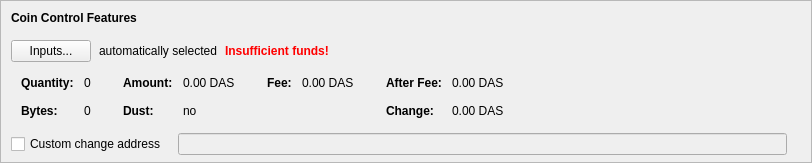
    <widget class="QFrame" name="frameCoinControl">
     <property name="sizePolicy">
      <sizepolicy hsizetype="Expanding" vsizetype="Expanding">
       <horstretch>0</horstretch>
       <verstretch>0</verstretch>
      </sizepolicy>
     </property>
     <property name="maximumSize">
      <size>
       <width>16777215</width>
       <height>16777215</height>
      </size>
     </property>
     <property name="frameShape">
      <enum>QFrame::StyledPanel</enum>
     </property>
     <property name="frameShadow">
      <enum>QFrame::Sunken</enum>
     </property>
     <layout class="QVBoxLayout" name="verticalLayoutCoinControl2">
      <property name="spacing">
       <number>0</number>
      </property>
      <property name="leftMargin">
       <number>0</number>
      </property>
      <property name="topMargin">
       <number>0</number>
      </property>
      <property name="rightMargin">
       <number>0</number>
      </property>
      <property name="bottomMargin">
       <number>6</number>
      </property>
      <item>
       <layout class="QVBoxLayout" name="verticalLayoutCoinControl" stretch="0,0,0,0,1">
        <property name="spacing">
         <number>0</number>
        </property>
        <property name="leftMargin">
         <number>10</number>
        </property>
        <property name="topMargin">
         <number>10</number>
        </property>
        <item>
         <layout class="QHBoxLayout" name="horizontalLayoutCoinControl1">
          <property name="bottomMargin">
           <number>15</number>
          </property>
          <item>
           <widget class="QLabel" name="labelCoinControlFeatures">
            <property name="sizePolicy">
             <sizepolicy hsizetype="Preferred" vsizetype="Maximum">
              <horstretch>0</horstretch>
              <verstretch>0</verstretch>
             </sizepolicy>
            </property>
            <property name="font">
             <font>
              <weight>75</weight>
              <bold>true</bold>
             </font>
            </property>
            <property name="styleSheet">
             <string notr="true">font-weight:bold;</string>
            </property>
            <property name="text">
             <string>Coin Control Features</string>
            </property>
           </widget>
          </item>
         </layout>
        </item>
        <item>
         <layout class="QHBoxLayout" name="horizontalLayoutCoinControl2" stretch="0,0,0,0">
          <property name="spacing">
           <number>8</number>
          </property>
          <property name="bottomMargin">
           <number>10</number>
          </property>
          <item>
           <widget class="QPushButton" name="pushButtonCoinControl">
            <property name="styleSheet">
             <string notr="true"/>
            </property>
            <property name="text">
             <string>Inputs...</string>
            </property>
            <property name="autoDefault">
             <bool>false</bool>
            </property>
           </widget>
          </item>
          <item>
           <widget class="QLabel" name="labelCoinControlAutomaticallySelected">
            <property name="text">
             <string>automatically selected</string>
            </property>
            <property name="margin">
             <number>5</number>
            </property>
           </widget>
          </item>
          <item>
           <widget class="QLabel" name="labelCoinControlInsuffFunds">
            <property name="font">
             <font>
              <weight>75</weight>
              <bold>true</bold>
             </font>
            </property>
            <property name="styleSheet">
             <string notr="true">color:red;font-weight:bold;</string>
            </property>
            <property name="text">
             <string>Insufficient funds!</string>
            </property>
            <property name="margin">
             <number>5</number>
            </property>
           </widget>
          </item>
          <item>
           <spacer name="horizontalSpacerCoinControl">
            <property name="orientation">
             <enum>Qt::Horizontal</enum>
            </property>
            <property name="sizeHint" stdset="0">
             <size>
              <width>40</width>
              <height>1</height>
             </size>
            </property>
           </spacer>
          </item>
         </layout>
        </item>
        <item>
         <widget class="QWidget" name="widgetCoinControl" native="true">
          <property name="sizePolicy">
           <sizepolicy hsizetype="Preferred" vsizetype="Preferred">
            <horstretch>0</horstretch>
            <verstretch>0</verstretch>
           </sizepolicy>
          </property>
          <property name="minimumSize">
           <size>
            <width>0</width>
            <height>0</height>
           </size>
          </property>
          <property name="styleSheet">
           <string notr="true"/>
          </property>
          <layout class="QHBoxLayout" name="horizontalLayoutCoinControl5">
           <property name="leftMargin">
            <number>0</number>
           </property>
           <property name="topMargin">
            <number>0</number>
           </property>
           <property name="rightMargin">
            <number>0</number>
           </property>
           <property name="bottomMargin">
            <number>0</number>
           </property>
           <item>
            <layout class="QHBoxLayout" name="horizontalLayoutCoinControl3" stretch="0,0,0,1">
             <property name="spacing">
              <number>20</number>
             </property>
             <property name="topMargin">
              <number>0</number>
             </property>
             <property name="bottomMargin">
              <number>10</number>
             </property>
             <item>
              <layout class="QFormLayout" name="formLayoutCoinControl1">
               <property name="horizontalSpacing">
                <number>10</number>
               </property>
               <property name="verticalSpacing">
                <number>14</number>
               </property>
               <property name="leftMargin">
                <number>10</number>
               </property>
               <property name="topMargin">
                <number>4</number>
               </property>
               <property name="rightMargin">
                <number>6</number>
               </property>
               <item row="0" column="0">
                <widget class="QLabel" name="labelCoinControlQuantityText">
                 <property name="font">
                  <font>
                   <weight>75</weight>
                   <bold>true</bold>
                  </font>
                 </property>
                 <property name="text">
                  <string>Quantity:</string>
                 </property>
                 <property name="margin">
                  <number>0</number>
                 </property>
                </widget>
               </item>
               <item row="0" column="1">
                <widget class="QLabel" name="labelCoinControlQuantity">
                 <property name="cursor">
                  <cursorShape>IBeamCursor</cursorShape>
                 </property>
                 <property name="contextMenuPolicy">
                  <enum>Qt::ActionsContextMenu</enum>
                 </property>
                 <property name="text">
                  <string notr="true">0</string>
                 </property>
                 <property name="margin">
                  <number>0</number>
                 </property>
                 <property name="textInteractionFlags">
                  <set>Qt::LinksAccessibleByMouse|Qt::TextSelectableByKeyboard|Qt::TextSelectableByMouse</set>
                 </property>
                </widget>
               </item>
               <item row="1" column="0">
                <widget class="QLabel" name="labelCoinControlBytesText">
                 <property name="font">
                  <font>
                   <weight>75</weight>
                   <bold>true</bold>
                  </font>
                 </property>
                 <property name="text">
                  <string>Bytes:</string>
                 </property>
                </widget>
               </item>
               <item row="1" column="1">
                <widget class="QLabel" name="labelCoinControlBytes">
                 <property name="cursor">
                  <cursorShape>IBeamCursor</cursorShape>
                 </property>
                 <property name="contextMenuPolicy">
                  <enum>Qt::ActionsContextMenu</enum>
                 </property>
                 <property name="text">
                  <string notr="true">0</string>
                 </property>
                 <property name="textInteractionFlags">
                  <set>Qt::LinksAccessibleByMouse|Qt::TextSelectableByKeyboard|Qt::TextSelectableByMouse</set>
                 </property>
                </widget>
               </item>
              </layout>
             </item>
             <item>
              <layout class="QFormLayout" name="formLayoutCoinControl2">
               <property name="horizontalSpacing">
                <number>10</number>
               </property>
               <property name="verticalSpacing">
                <number>14</number>
               </property>
               <property name="leftMargin">
                <number>6</number>
               </property>
               <property name="topMargin">
                <number>4</number>
               </property>
               <property name="rightMargin">
                <number>6</number>
               </property>
               <item row="0" column="0">
                <widget class="QLabel" name="labelCoinControlAmountText">
                 <property name="font">
                  <font>
                   <weight>75</weight>
                   <bold>true</bold>
                  </font>
                 </property>
                 <property name="text">
                  <string>Amount:</string>
                 </property>
                 <property name="margin">
                  <number>0</number>
                 </property>
                </widget>
               </item>
               <item row="0" column="1">
                <widget class="QLabel" name="labelCoinControlAmount">
                 <property name="cursor">
                  <cursorShape>IBeamCursor</cursorShape>
                 </property>
                 <property name="contextMenuPolicy">
                  <enum>Qt::ActionsContextMenu</enum>
                 </property>
                 <property name="text">
                  <string notr="true">0.00 DAS</string>
                 </property>
                 <property name="textInteractionFlags">
                  <set>Qt::LinksAccessibleByMouse|Qt::TextSelectableByKeyboard|Qt::TextSelectableByMouse</set>
                 </property>
                </widget>
               </item>
               <item row="1" column="0">
                <widget class="QLabel" name="labelCoinControlLowOutputText">
                 <property name="font">
                  <font>
                   <weight>75</weight>
                   <bold>true</bold>
                  </font>
                 </property>
                 <property name="text">
                  <string>Dust:</string>
                 </property>
                </widget>
               </item>
               <item row="1" column="1">
                <widget class="QLabel" name="labelCoinControlLowOutput">
                 <property name="cursor">
                  <cursorShape>IBeamCursor</cursorShape>
                 </property>
                 <property name="contextMenuPolicy">
                  <enum>Qt::ActionsContextMenu</enum>
                 </property>
                 <property name="text">
                  <string notr="true">no</string>
                 </property>
                 <property name="textInteractionFlags">
                  <set>Qt::LinksAccessibleByMouse|Qt::TextSelectableByKeyboard|Qt::TextSelectableByMouse</set>
                 </property>
                </widget>
               </item>
              </layout>
             </item>
             <item>
              <layout class="QFormLayout" name="formLayoutCoinControl3">
               <property name="horizontalSpacing">
                <number>10</number>
               </property>
               <property name="verticalSpacing">
                <number>14</number>
               </property>
               <property name="leftMargin">
                <number>6</number>
               </property>
               <property name="topMargin">
                <number>4</number>
               </property>
               <property name="rightMargin">
                <number>6</number>
               </property>
               <item row="0" column="0">
                <widget class="QLabel" name="labelCoinControlFeeText">
                 <property name="font">
                  <font>
                   <weight>75</weight>
                   <bold>true</bold>
                  </font>
                 </property>
                 <property name="text">
                  <string>Fee:</string>
                 </property>
                 <property name="margin">
                  <number>0</number>
                 </property>
                </widget>
               </item>
               <item row="0" column="1">
                <widget class="QLabel" name="labelCoinControlFee">
                 <property name="cursor">
                  <cursorShape>IBeamCursor</cursorShape>
                 </property>
                 <property name="contextMenuPolicy">
                  <enum>Qt::ActionsContextMenu</enum>
                 </property>
                 <property name="text">
                  <string notr="true">0.00 DAS</string>
                 </property>
                 <property name="textInteractionFlags">
                  <set>Qt::LinksAccessibleByMouse|Qt::TextSelectableByKeyboard|Qt::TextSelectableByMouse</set>
                 </property>
                </widget>
               </item>
             </layout>
             </item>
             <item>
              <layout class="QFormLayout" name="formLayoutCoinControl4">
               <property name="horizontalSpacing">
                <number>10</number>
               </property>
               <property name="verticalSpacing">
                <number>14</number>
               </property>
               <property name="leftMargin">
                <number>6</number>
               </property>
               <property name="topMargin">
                <number>4</number>
               </property>
               <property name="rightMargin">
                <number>6</number>
               </property>
               <item row="0" column="0">
                <widget class="QLabel" name="labelCoinControlAfterFeeText">
                 <property name="font">
                  <font>
                   <weight>75</weight>
                   <bold>true</bold>
                  </font>
                 </property>
                 <property name="text">
                  <string>After Fee:</string>
                 </property>
                 <property name="margin">
                  <number>0</number>
                 </property>
                </widget>
               </item>
               <item row="0" column="1">
                <widget class="QLabel" name="labelCoinControlAfterFee">
                 <property name="cursor">
                  <cursorShape>IBeamCursor</cursorShape>
                 </property>
                 <property name="contextMenuPolicy">
                  <enum>Qt::ActionsContextMenu</enum>
                 </property>
                 <property name="text">
                  <string notr="true">0.00 DAS</string>
                 </property>
                 <property name="textInteractionFlags">
                  <set>Qt::LinksAccessibleByMouse|Qt::TextSelectableByKeyboard|Qt::TextSelectableByMouse</set>
                 </property>
                </widget>
               </item>
               <item row="1" column="0">
                <widget class="QLabel" name="labelCoinControlChangeText">
                 <property name="font">
                  <font>
                   <weight>75</weight>
                   <bold>true</bold>
                  </font>
                 </property>
                 <property name="text">
                  <string>Change:</string>
                 </property>
                </widget>
               </item>
               <item row="1" column="1">
                <widget class="QLabel" name="labelCoinControlChange">
                 <property name="cursor">
                  <cursorShape>IBeamCursor</cursorShape>
                 </property>
                 <property name="contextMenuPolicy">
                  <enum>Qt::ActionsContextMenu</enum>
                 </property>
                 <property name="text">
                  <string notr="true">0.00 DAS</string>
                 </property>
                 <property name="textInteractionFlags">
                  <set>Qt::LinksAccessibleByMouse|Qt::TextSelectableByKeyboard|Qt::TextSelectableByMouse</set>
                 </property>
                </widget>
               </item>
              </layout>
             </item>
            </layout>
           </item>
          </layout>
         </widget>
        </item>
        <item>
         <layout class="QHBoxLayout" name="horizontalLayoutCoinControl4" stretch="0,0,0">
          <property name="spacing">
           <number>12</number>
          </property>
          <property name="sizeConstraint">
           <enum>QLayout::SetDefaultConstraint</enum>
          </property>
          <property name="topMargin">
           <number>5</number>
          </property>
          <property name="rightMargin">
           <number>5</number>
          </property>
          <item>
           <widget class="QCheckBox" name="checkBoxCoinControlChange">
            <property name="toolTip">
             <string>If this is activated, but the change address is empty or invalid, change will be sent to a newly generated address.</string>
            </property>
            <property name="text">
             <string>Custom change address</string>
            </property>
           </widget>
          </item>
          <item>
           <widget class="QValidatedLineEdit" name="lineEditCoinControlChange">
            <property name="enabled">
             <bool>false</bool>
            </property>
            <property name="sizePolicy">
             <sizepolicy hsizetype="Expanding" vsizetype="Fixed">
              <horstretch>0</horstretch>
              <verstretch>0</verstretch>
             </sizepolicy>
            </property>
           </widget>
          </item>
          <item>
           <widget class="QLabel" name="labelCoinControlChangeLabel">
            <property name="sizePolicy">
             <sizepolicy hsizetype="Preferred" vsizetype="Expanding">
              <horstretch>0</horstretch>
              <verstretch>0</verstretch>
             </sizepolicy>
            </property>
            <property name="minimumSize">
             <size>
              <width>0</width>
              <height>0</height>
             </size>
            </property>
            <property name="text">
             <string/>
            </property>
            <property name="margin">
             <number>3</number>
            </property>
           </widget>
          </item>
         </layout>
        </item>
        <item>
         <spacer name="verticalSpacerCoinControl">
          <property name="orientation">
           <enum>Qt::Vertical</enum>
          </property>
          <property name="sizeHint" stdset="0">
           <size>
            <width>800</width>
            <height>1</height>
           </size>
          </property>
         </spacer>
        </item>
       </layout>
      </item>
     </layout>
    </widget>
